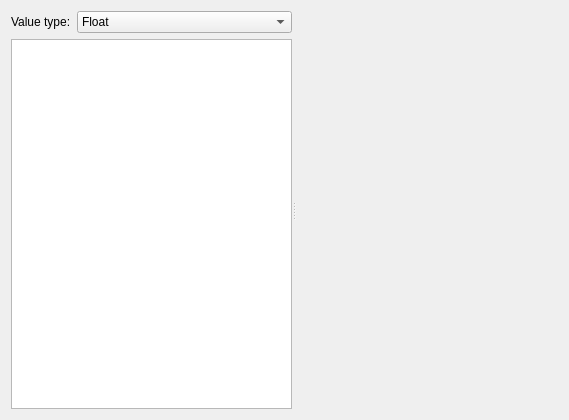
<?xml version="1.0" encoding="UTF-8"?>
<!--
######################################################################################################################
# Copyright (C) 2017-2020 Spine project consortium
# This file is part of Spine Toolbox.
# Spine Toolbox is free software: you can redistribute it and\/or modify it under the terms of the GNU Lesser General
# Public License as published by the Free Software Foundation, either version 3 of the License, or (at your option)
# any later version. This program is distributed in the hope that it will be useful, but WITHOUT ANY WARRANTY;
# without even the implied warranty of MERCHANTABILITY or FITNESS FOR A PARTICULAR PURPOSE. See the GNU Lesser General
# Public License for more details. You should have received a copy of the GNU Lesser General Public License along with
# this program. If not, see <http:\/\/www.gnu.org\/licenses\/>.
######################################################################################################################
-->
<ui version="4.0">
 <class>Form</class>
 <widget class="QWidget" name="Form">
  <property name="geometry">
   <rect>
    <x>0</x>
    <y>0</y>
    <width>569</width>
    <height>420</height>
   </rect>
  </property>
  <property name="windowTitle">
   <string>Form</string>
  </property>
  <layout class="QVBoxLayout" name="verticalLayout_4">
   <item>
    <widget class="QSplitter" name="splitter">
     <property name="orientation">
      <enum>Qt::Horizontal</enum>
     </property>
     <widget class="QWidget" name="verticalLayoutWidget">
      <layout class="QVBoxLayout" name="verticalLayout_3">
       <item>
        <layout class="QFormLayout" name="formLayout">
         <item row="0" column="0">
          <widget class="QLabel" name="label_2">
           <property name="text">
            <string>Value type:</string>
           </property>
          </widget>
         </item>
         <item row="0" column="1">
          <widget class="QComboBox" name="value_type_combo_box">
           <item>
            <property name="text">
             <string>Float</string>
            </property>
           </item>
           <item>
            <property name="text">
             <string>Datetime</string>
            </property>
           </item>
           <item>
            <property name="text">
             <string>Duration</string>
            </property>
           </item>
           <item>
            <property name="text">
             <string>String</string>
            </property>
           </item>
          </widget>
         </item>
        </layout>
       </item>
       <item>
        <widget class="CopyPasteTableView" name="array_table_view"/>
       </item>
      </layout>
     </widget>
     <widget class="QStackedWidget" name="plot_widget_stack">
      <property name="currentIndex">
       <number>1</number>
      </property>
      <widget class="QWidget" name="cannot_plot_page">
       <layout class="QVBoxLayout" name="verticalLayout_2">
        <item>
         <spacer name="verticalSpacer">
          <property name="orientation">
           <enum>Qt::Vertical</enum>
          </property>
          <property name="sizeHint" stdset="0">
           <size>
            <width>20</width>
            <height>40</height>
           </size>
          </property>
         </spacer>
        </item>
        <item>
         <layout class="QHBoxLayout" name="horizontalLayout">
          <item>
           <spacer name="horizontalSpacer">
            <property name="orientation">
             <enum>Qt::Horizontal</enum>
            </property>
            <property name="sizeHint" stdset="0">
             <size>
              <width>40</width>
              <height>20</height>
             </size>
            </property>
           </spacer>
          </item>
          <item>
           <widget class="QLabel" name="label">
            <property name="text">
             <string>Cannot plot this data type.</string>
            </property>
           </widget>
          </item>
          <item>
           <spacer name="horizontalSpacer_2">
            <property name="orientation">
             <enum>Qt::Horizontal</enum>
            </property>
            <property name="sizeHint" stdset="0">
             <size>
              <width>40</width>
              <height>20</height>
             </size>
            </property>
           </spacer>
          </item>
         </layout>
        </item>
        <item>
         <spacer name="verticalSpacer_2">
          <property name="orientation">
           <enum>Qt::Vertical</enum>
          </property>
          <property name="sizeHint" stdset="0">
           <size>
            <width>20</width>
            <height>40</height>
           </size>
          </property>
         </spacer>
        </item>
       </layout>
      </widget>
      <widget class="QWidget" name="plot_page">
       <layout class="QVBoxLayout" name="verticalLayout">
        <item>
         <widget class="PlotWidget" name="plot_widget" native="true"/>
        </item>
       </layout>
      </widget>
     </widget>
    </widget>
   </item>
  </layout>
 </widget>
 <customwidgets>
  <customwidget>
   <class>PlotWidget</class>
   <extends>QWidget</extends>
   <header>spinetoolbox/widgets/plot_widget.h</header>
   <container>1</container>
  </customwidget>
  <customwidget>
   <class>CopyPasteTableView</class>
   <extends>QTableView</extends>
   <header>spinetoolbox/widgets/custom_qtableview.h</header>
  </customwidget>
 </customwidgets>
 <resources/>
 <connections/>
</ui>
